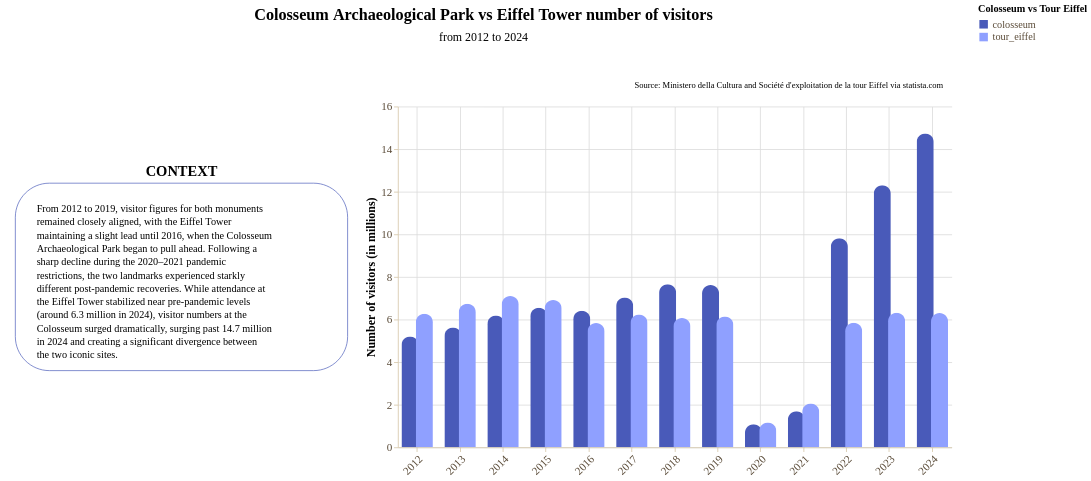

Write notebook code for a chart like this one.
### Markdown cell above
Data story with **bar chart**

### Code cell
story = (
    pn.Story(
    #Builing the Story class object
        data = colosseum_vs_tour_eiffel_long, #Using the long (melted) dataframe!
        template = darkBlueTemplate #Using darkBlueTemplate
    )

    #Method invocation
    #Bar chart
    .mark_bar(
        cornerRadiusEnd = 10,
        size = 20
    )

    #Data encoding
    .encode(
        x = alt.X(
            "year:O",
            title = "", 
            axis = alt.Axis(
                grid = True,
                labelAngle = -45,
            ),
            scale = alt.Scale(paddingInner = 0.5) #Adjust spacing between different year groups
        ),
        y = alt.Y(
            "visitors:Q",
            title = "Number of visitors (in millions)",
            axis = alt.Axis(
                grid = True
            ),
            scale = alt.Scale(domain=[0, 16]) #Set fixed range for Y axis from 0 to 16 million
        ),
        color = alt.Color("monument:N", title = "Colosseum vs Tour Eiffel"),
        xOffset = alt.XOffset("monument:N", scale = alt.Scale(paddingInner = 0.5)) #Adjust inner spacing between individual bars of the same year
    )
    


    #Data source
    .add_source(
        text = "Source: Ministero della Cultura and Société d'exploitation de la tour Eiffel via statista.com",
        position = "top",
        align = "right"
    )
    
    #Title and subtitle
    .add_title(
        title = "Colosseum Archaeological Park vs Eiffel Tower number of visitors",
        subtitle = "from 2012 to 2024",
        align = "center",
    )

    #Context area (on the left)
    .add_context(
        text = "From 2012 to 2019, visitor figures for both monuments remained closely aligned, with the Eiffel Tower maintaining a slight lead until 2016, when the Colosseum Archaeological Park began to pull ahead. Following a sharp decline during the 2020–2021 pandemic restrictions, the two landmarks experienced starkly different post-pandemic recoveries. While attendance at the Eiffel Tower stabilized near pre-pandemic levels (around 6.3 million in 2024), visitor numbers at the Colosseum surged dramatically, surging past 14.7 million in 2024 and creating a significant divergence between the two iconic sites.",
        position = "left",
    )

    .render()
)

story

### Figure 1 — Vega-Lite specification as saved in the notebook (floating-point values rounded to 4 significant figures)
{"config": {"view": {"continuousWidth": 300, "continuousHeight": 300, "strokeWidth": 0}, "axis": {"domainColor": "#d8c9ad", "grid": false, "labelColor": "#594a37", "labelFont": "Montserrat", "labelFontSize": 13, "tickColor": "#d8c9ad", "titleColor": "#000000", "titleFont": "Montserrat", "titleFontSize": 14}, "axisX": {"labelAngle": 0, "labelExpr": "length(datum.label) > 12 ? replace(datum.label, /\\s+/, '\\n') : datum.label", "labelLineHeight": 14}, "bar": {"color": "rgb(73, 90, 185)"}, "legend": {"labelColor": "#594a37", "labelFont": "Montserrat", "labelFontSize": 12, "titleColor": "#000000", "titleFont": "Montserrat", "titleFontSize": 12}, "line": {"color": "rgb(73, 90, 185)"}, "mark": {"strokeWidth": 2.5}, "point": {"color": "#000000", "filled": true, "size": 75}, "range": {"category": ["rgb(73, 90, 185)", "rgb(143, 160, 255)", "#348035", "#a46cc2", "#d96027"]}, "title": {"color": "#000000", "font": "Montserrat", "fontSize": 19}}, "vconcat": [{"layer": [{"mark": {"type": "rect", "color": "transparent"}}, {"mark": {"type": "text", "align": "center", "baseline": "top", "color": "#000000", "font": "Montserrat", "fontSize": 19, "fontWeight": "bold", "text": "Colosseum Archaeological Park vs Eiffel Tower number of visitors"}, "encoding": {"x": {"value": 562.2}, "y": {"value": 4}}}, {"mark": {"type": "text", "align": "center", "baseline": "top", "color": "#000000", "font": "Montserrat", "fontSize": 14, "text": "from 2012 to 2024"}, "encoding": {"x": {"value": 562.2}, "y": {"value": 32}}}], "data": {"name": "data-6fad5c34291b82fc9632cbce143d677a"}, "height": 70, "width": 1124.0}, {"hconcat": [{"layer": [{"mark": {"type": "rect", "color": "rgb(255, 255, 255)", "cornerRadius": 40.0, "opacity": 1.0, "stroke": "rgb(73, 90, 185)", "strokeWidth": 0.8}, "encoding": {"x": {"value": 0}, "x2": {"value": 390.0}, "y": {"value": 90.0}, "y2": {"value": 310.0}}}, {"mark": {"type": "text", "align": "left", "baseline": "top", "color": "rgb(0, 0, 0)", "font": "Montserrat", "fontSize": 12, "fontStyle": "normal", "fontWeight": "normal", "lineBreak": "\n", "lineHeight": 15.6, "text": "From 2012 to 2019, visitor figures for both monuments\nremained closely aligned, with the Eiffel Tower\nmaintaining a slight lead until 2016, when the Colosseum\nArchaeological Park began to pull ahead. Following a\nsharp decline during the 2020–2021 pandemic\nrestrictions, the two landmarks experienced starkly\ndifferent post-pandemic recoveries. While attendance at\nthe Eiffel Tower stabilized near pre-pandemic levels\n(around 6.3 million in 2024), visitor numbers at the\nColosseum surged dramatically, surging past 14.7 million\nin 2024 and creating a significant divergence between\nthe two iconic sites."}, "encoding": {"x": {"value": 25}, "y": {"value": 115.0}}}, {"mark": {"type": "text", "align": "center", "baseline": "bottom", "color": "rgb(0, 0, 0)", "dy": 0, "font": "Montserrat", "fontSize": 17, "fontWeight": "bold", "text": "CONTEXT"}, "encoding": {"x": {"value": 195.0}, "y": {"value": 85.0}}}], "data": {"name": "data-6fad5c34291b82fc9632cbce143d677a"}, "height": 220.0, "width": 390.0}, {"layer": [{"data": {"name": "data-d5af8c2af3bb72a27dfa6be0e7266c53"}, "mark": {"type": "bar", "cornerRadiusEnd": 10, "size": 20}, "encoding": {"color": {"field": "monument", "title": "Colosseum vs Tour Eiffel", "type": "nominal"}, "x": {"axis": {"grid": true, "labelAngle": -45}, "field": "year", "scale": {"paddingInner": 0.5}, "title": "", "type": "ordinal"}, "xOffset": {"field": "monument", "scale": {"paddingInner": 0.5}, "type": "nominal"}, "y": {"axis": {"grid": true}, "field": "visitors", "scale": {"domain": [0, 16]}, "title": "Number of visitors (in millions)", "type": "quantitative"}}}, {"data": {"name": "data-6fad5c34291b82fc9632cbce143d677a"}, "mark": {"type": "text", "align": "right", "baseline": "bottom", "color": "rgb(0, 0, 0)", "font": "Montserrat", "fontSize": 10, "lineBreak": "\n", "text": "Source: Ministero della Cultura and Société d'exploitation de la tour Eiffel via statista.com"}, "encoding": {"x": {"value": 640}, "y": {"value": -20}}}], "height": 400, "width": 650}]}], "center": true, "resolve": {"axis": {"x": "shared", "y": "shared"}}, "$schema": "https://vega.github.io/schema/vega-lite/v6.4.1.json", "datasets": {"data-6fad5c34291b82fc9632cbce143d677a": [{"_": 0}], "data-d5af8c2af3bb72a27dfa6be0e7266c53": [{"year": 2012, "monument": "colosseum", "visitors": 5.201}, {"year": 2013, "monument": "colosseum", "visitors": 5.625}, {"year": 2014, "monument": "colosseum", "visitors": 6.182}, {"year": 2015, "monument": "colosseum", "visitors": 6.551}, {"year": 2016, "monument": "colosseum", "visitors": 6.409}, {"year": 2017, "monument": "colosseum", "visitors": 7.036}, {"year": 2018, "monument": "colosseum", "visitors": 7.65}, {"year": 2019, "monument": "colosseum", "visitors": 7.618}, {"year": 2020, "monument": "colosseum", "visitors": 1.086}, {"year": 2021, "monument": "colosseum", "visitors": 1.689}, {"year": 2022, "monument": "colosseum", "visitors": 9.812}, {"year": 2023, "monument": "colosseum", "visitors": 12.3}, {"year": 2024, "monument": "colosseum", "visitors": 14.73}, {"year": 2012, "monument": "tour_eiffel", "visitors": 6.27}, {"year": 2013, "monument": "tour_eiffel", "visitors": 6.74}, {"year": 2014, "monument": "tour_eiffel", "visitors": 7.1}, {"year": 2015, "monument": "tour_eiffel", "visitors": 6.92}, {"year": 2016, "monument": "tour_eiffel", "visitors": 5.84}, {"year": 2017, "monument": "tour_eiffel", "visitors": 6.23}, {"year": 2018, "monument": "tour_eiffel", "visitors": 6.07}, {"year": 2019, "monument": "tour_eiffel", "visitors": 6.14}, {"year": 2020, "monument": "tour_eiffel", "visitors": 1.16}, {"year": 2021, "monument": "tour_eiffel", "visitors": 2.06}, {"year": 2022, "monument": "tour_eiffel", "visitors": 5.85}, {"year": 2023, "monument": "tour_eiffel", "visitors": 6.32}, {"year": 2024, "monument": "tour_eiffel", "visitors": 6.3}]}}
